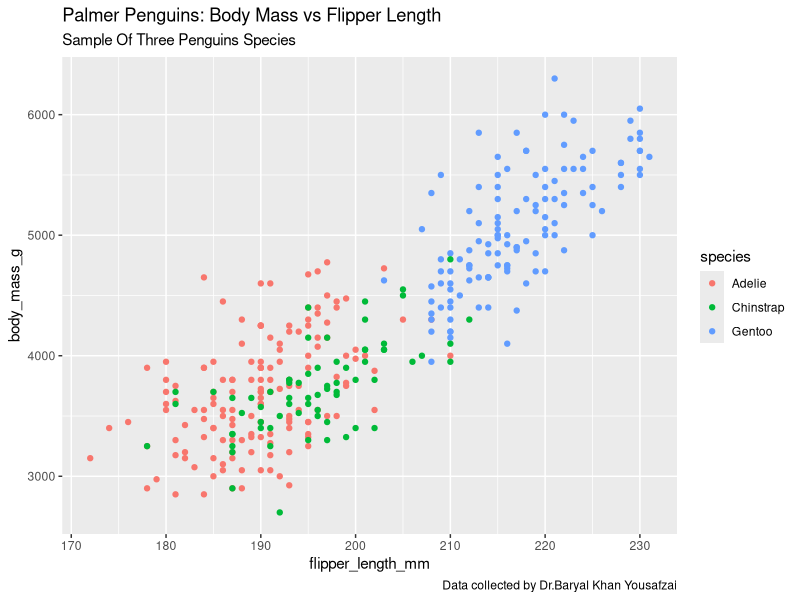

R code for this plot:
## ---- chunk 1
library('tidyverse')
library('palmerpenguins')
data("penguins")
view(penguins)
## ---- chunk 2
ggplot( data = penguins) + 
    geom_point(mapping = aes(x = flipper_length_mm, y = body_mass_g,color = species))+ 
    labs(title =  "Palmer Penguins: Body Mass vs Flipper Length",subtitle = 'Sample Of Three Penguins Species',caption = "Data collected by Dr.Baryal Khan Yousafzai")

